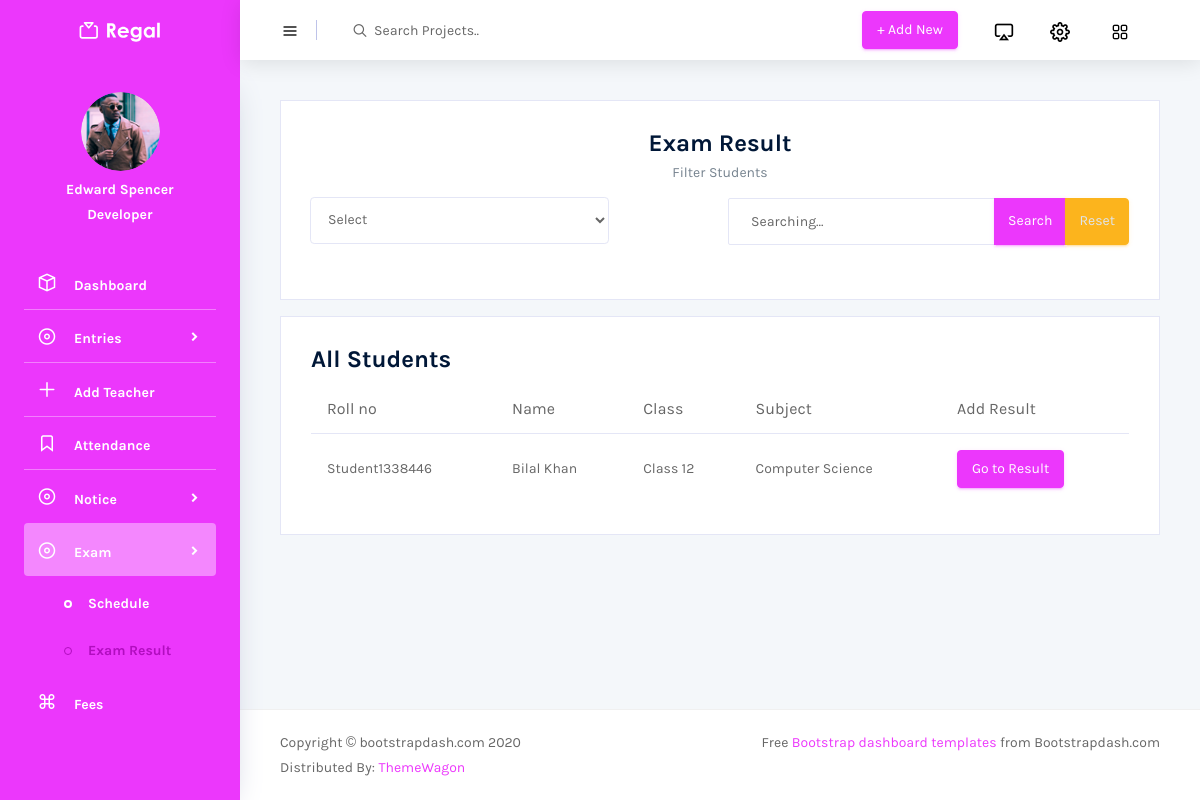
/menuPages/examRes.php, run on an earlier commit of the app's database.
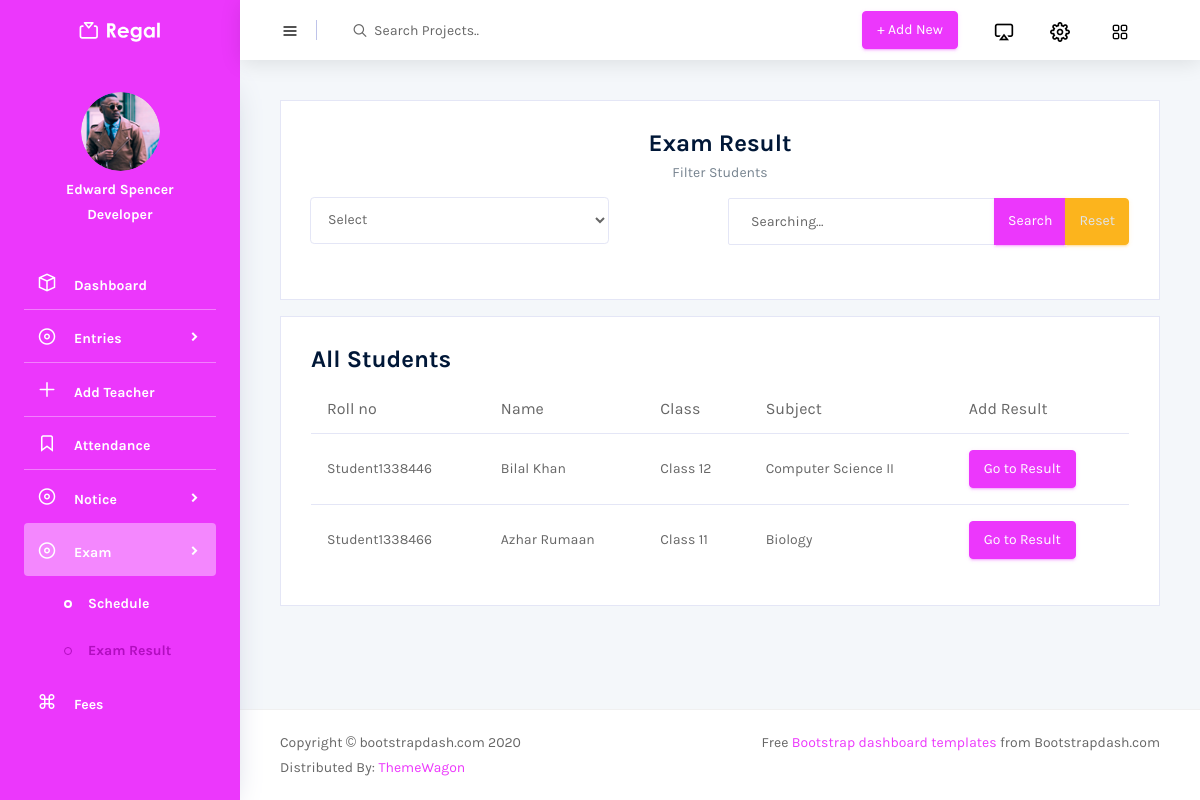
And on a later commit of the database.
### tables this page shows
CREATE TABLE `student` (
  `sid` int(11) NOT NULL,
  `fname` varchar(40) NOT NULL,
  `lname` varchar(40) NOT NULL,
  `dob` date NOT NULL,
  `address` varchar(100) NOT NULL,
  `pid` int(11) NOT NULL,
  `sgender` varchar(10) NOT NULL,
  `cid` int(11) NOT NULL,
  `semail` varchar(50) NOT NULL,
  `subid` int(11) NOT NULL,
  `rollno` varchar(20) NOT NULL
);

CREATE TABLE `class` (
  `cid` int(11) NOT NULL,
  `cname` varchar(20) NOT NULL,
  `section` int(11) NOT NULL
);

CREATE TABLE `subject` (
  `subid` int(11) NOT NULL,
  `subject` varchar(40) NOT NULL,
  `detail` varchar(200) NOT NULL,
  `tid` int(11) NOT NULL,
  `fid` int(11) NOT NULL
);

### menuPages/examRes.php (the view, shortened to what the changed rows need)
<?php
include "../component/connect.php";
if(isset($_GET['searchStu'])){
  $list = $_GET['selectlist'];
  $search = $_GET['search'];
  $query = "SELECT * FROM student AS s INNER JOIN class AS c ON s.cid = c.cid INNER JOIN subject AS su ON s.subid = su.subid INNER JOIN exam AS e ON s.sid = e.sid WHERE $list LIKE '%$search%'";
}
else{
 $query = "SELECT * FROM student AS s INNER JOIN class AS c ON s.cid = c.cid INNER JOIN subject AS su ON s.subid = su.subid INNER JOIN exam AS e ON s.sid = e.sid";
}
?>
<!DOCTYPE html>
<html lang="en">
<head>
  <link rel="stylesheet" href="../vendors/mdi/css/materialdesignicons.min.css">
  <link rel="stylesheet" href="../vendors/feather/feather.css">
  <link rel="stylesheet" href="../vendors/base/vendor.bundle.base.css">
  <link rel="stylesheet" href="../vendors/flag-icon-css/css/flag-icon.min.css" />
  <link rel="stylesheet" href="../vendors/font-awesome/css/font-awesome.min.css">
  <link rel="stylesheet" href="../vendors/jquery-bar-rating/fontawesome-stars-o.css">
  <link rel="stylesheet" href="../vendors/jquery-bar-rating/fontawesome-stars.css">
  <link rel="stylesheet" href="../vendors/select2/select2.min.css">
  <link rel="stylesheet" href="../vendors/select2-bootstrap-theme/select2-bootstrap.min.css">
  <link rel="stylesheet" href="../css/style.css">
</head>
<body>
  <div class="container-scroller">
    <div class="container-fluid page-body-wrapper">
      <div class="main-panel">
        <div class="content-wrapper">
          <div class="row">
            <div class="col-md-12 grid-margin stretch-card">
              <div class="card">
                <div class="card-body">
                  <div class="table-responsive">
                    <table class="table table-hover">
                      <thead>
                        <tr>
                          <th>Roll no</th>
                          <th>Name</th>
                          <th>Class</th>
                          <th>Subject</th>
                          <th>Add Result</th>
                        </tr>
                      </thead>
                      <tbody>
                      <?php
                        $res = mysqli_query($conn,$query);
                        while($row = mysqli_fetch_assoc($res)){
                          echo "
                            <tr>
                              <td>$row[rollno]</td>
                              <td>$row[fname] " . "$row[lname]</td>
                              <td>$row[cname]</td>
                              <td>$row[subject]</td>
                              <td><a href='addExamRes.php?sid=$row[sid]&eid=$row[eid]' class='btn btn-primary'>Go to Result</a></td>
                            </tr>
                          ";
                        }
                        ?>
                      </tbody>
                    </table>
                  </div>
                </div>
              </div>
            </div>
          </div>
        </div>
      </div>
    </div>
  </div>
</body>
</html>

What changed in the data, as far as the page shows it:
changed through a linked row, student "Student1338446": subid.subject "Computer Science" → "Computer Science II"
added student: rollno "Student1338466", fname "Azhar", lname "Rumaan", cid.cname "Class 11", subid.subject "Biology"
